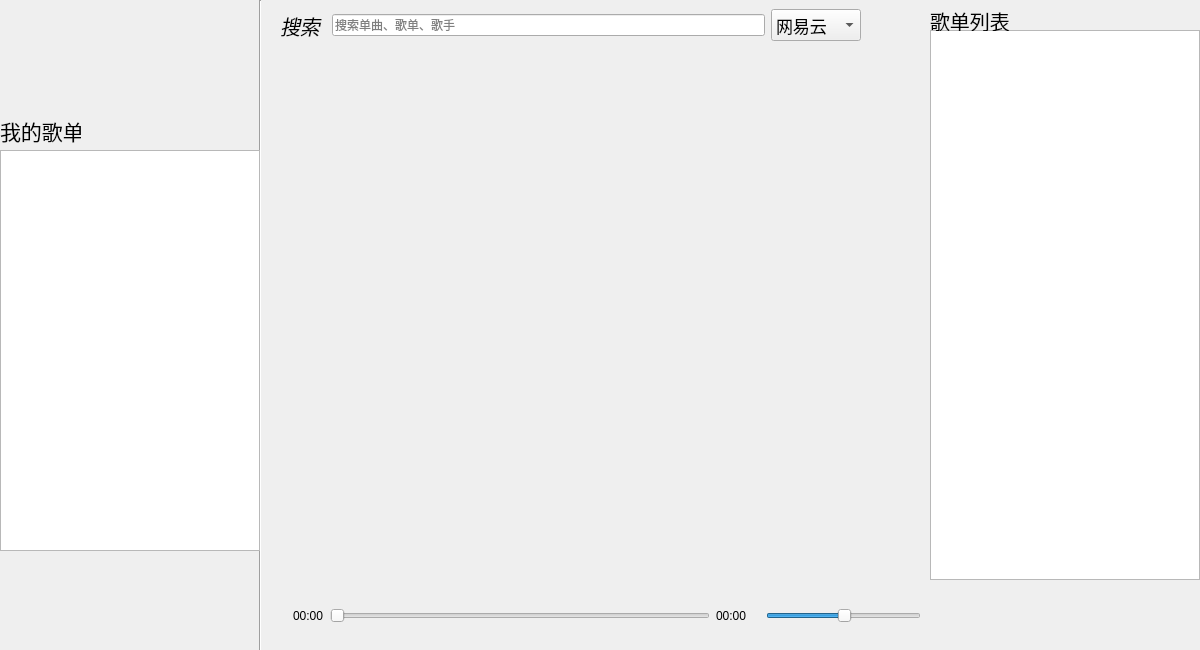
<?xml version="1.0" encoding="UTF-8"?>
<ui version="4.0">
 <class>kk_music</class>
 <widget class="QWidget" name="kk_music">
  <property name="geometry">
   <rect>
    <x>0</x>
    <y>0</y>
    <width>1200</width>
    <height>650</height>
   </rect>
  </property>
  <property name="minimumSize">
   <size>
    <width>1200</width>
    <height>650</height>
   </size>
  </property>
  <property name="maximumSize">
   <size>
    <width>1200</width>
    <height>650</height>
   </size>
  </property>
  <property name="windowTitle">
   <string>KK-Music</string>
  </property>
  <property name="windowIcon">
   <iconset>
    <normaloff>ico/kk-music.ico</normaloff>ico/kk-music.ico</iconset>
  </property>
  <property name="toolTip">
   <string/>
  </property>
  <widget class="Line" name="line">
   <property name="geometry">
    <rect>
     <x>250</x>
     <y>0</y>
     <width>20</width>
     <height>651</height>
    </rect>
   </property>
   <property name="orientation">
    <enum>Qt::Vertical</enum>
   </property>
  </widget>
  <widget class="QWidget" name="gridLayoutWidget">
   <property name="geometry">
    <rect>
     <x>280</x>
     <y>70</y>
     <width>641</width>
     <height>511</height>
    </rect>
   </property>
   <layout class="QGridLayout" name="grid">
    <item row="1" column="1">
     <widget class="QPushButton" name="title1">
      <property name="maximumSize">
       <size>
        <width>140</width>
        <height>60</height>
       </size>
      </property>
      <property name="toolTip">
       <string>单击</string>
      </property>
      <property name="styleSheet">
       <string notr="true">color: rgb(42, 201, 123);</string>
      </property>
      <property name="text">
       <string/>
      </property>
      <property name="flat">
       <bool>true</bool>
      </property>
     </widget>
    </item>
    <item row="3" column="1">
     <widget class="QPushButton" name="title5">
      <property name="maximumSize">
       <size>
        <width>140</width>
        <height>60</height>
       </size>
      </property>
      <property name="toolTip">
       <string>单击</string>
      </property>
      <property name="styleSheet">
       <string notr="true">color: rgb(42, 201, 123);</string>
      </property>
      <property name="text">
       <string/>
      </property>
      <property name="flat">
       <bool>true</bool>
      </property>
     </widget>
    </item>
    <item row="2" column="3">
     <widget class="QLabel" name="img7">
      <property name="maximumSize">
       <size>
        <width>140</width>
        <height>140</height>
       </size>
      </property>
      <property name="toolTip">
       <string>点击下方标题</string>
      </property>
      <property name="text">
       <string/>
      </property>
      <property name="scaledContents">
       <bool>true</bool>
      </property>
     </widget>
    </item>
    <item row="2" column="0">
     <widget class="QLabel" name="img4">
      <property name="maximumSize">
       <size>
        <width>140</width>
        <height>140</height>
       </size>
      </property>
      <property name="toolTip">
       <string>点击下方标题</string>
      </property>
      <property name="text">
       <string/>
      </property>
      <property name="scaledContents">
       <bool>true</bool>
      </property>
     </widget>
    </item>
    <item row="0" column="1">
     <widget class="QLabel" name="img1">
      <property name="maximumSize">
       <size>
        <width>140</width>
        <height>140</height>
       </size>
      </property>
      <property name="toolTip">
       <string>点击下方标题</string>
      </property>
      <property name="text">
       <string/>
      </property>
      <property name="scaledContents">
       <bool>true</bool>
      </property>
     </widget>
    </item>
    <item row="3" column="2">
     <widget class="QPushButton" name="title6">
      <property name="maximumSize">
       <size>
        <width>140</width>
        <height>60</height>
       </size>
      </property>
      <property name="toolTip">
       <string>单击</string>
      </property>
      <property name="styleSheet">
       <string notr="true">color: rgb(42, 201, 123);</string>
      </property>
      <property name="text">
       <string/>
      </property>
      <property name="flat">
       <bool>true</bool>
      </property>
     </widget>
    </item>
    <item row="0" column="2">
     <widget class="QLabel" name="img2">
      <property name="maximumSize">
       <size>
        <width>140</width>
        <height>140</height>
       </size>
      </property>
      <property name="toolTip">
       <string>点击下方标题</string>
      </property>
      <property name="text">
       <string/>
      </property>
      <property name="scaledContents">
       <bool>true</bool>
      </property>
     </widget>
    </item>
    <item row="0" column="0">
     <widget class="QLabel" name="img0">
      <property name="maximumSize">
       <size>
        <width>140</width>
        <height>140</height>
       </size>
      </property>
      <property name="toolTip">
       <string>点击下方标题</string>
      </property>
      <property name="text">
       <string/>
      </property>
      <property name="scaledContents">
       <bool>true</bool>
      </property>
     </widget>
    </item>
    <item row="1" column="0">
     <widget class="QPushButton" name="title0">
      <property name="maximumSize">
       <size>
        <width>140</width>
        <height>60</height>
       </size>
      </property>
      <property name="toolTip">
       <string>单击</string>
      </property>
      <property name="styleSheet">
       <string notr="true">color: rgb(42, 201, 123);</string>
      </property>
      <property name="text">
       <string/>
      </property>
      <property name="flat">
       <bool>true</bool>
      </property>
     </widget>
    </item>
    <item row="2" column="1">
     <widget class="QLabel" name="img5">
      <property name="maximumSize">
       <size>
        <width>140</width>
        <height>140</height>
       </size>
      </property>
      <property name="toolTip">
       <string>点击下方标题</string>
      </property>
      <property name="text">
       <string/>
      </property>
      <property name="scaledContents">
       <bool>true</bool>
      </property>
     </widget>
    </item>
    <item row="3" column="0">
     <widget class="QPushButton" name="title4">
      <property name="maximumSize">
       <size>
        <width>140</width>
        <height>60</height>
       </size>
      </property>
      <property name="toolTip">
       <string>单击</string>
      </property>
      <property name="styleSheet">
       <string notr="true">color: rgb(42, 201, 123);</string>
      </property>
      <property name="text">
       <string/>
      </property>
      <property name="flat">
       <bool>true</bool>
      </property>
     </widget>
    </item>
    <item row="0" column="3">
     <widget class="QLabel" name="img3">
      <property name="maximumSize">
       <size>
        <width>140</width>
        <height>140</height>
       </size>
      </property>
      <property name="toolTip">
       <string>点击下方标题</string>
      </property>
      <property name="text">
       <string/>
      </property>
      <property name="scaledContents">
       <bool>true</bool>
      </property>
     </widget>
    </item>
    <item row="1" column="2">
     <widget class="QPushButton" name="title2">
      <property name="maximumSize">
       <size>
        <width>140</width>
        <height>60</height>
       </size>
      </property>
      <property name="toolTip">
       <string>单击</string>
      </property>
      <property name="styleSheet">
       <string notr="true">color: rgb(42, 201, 123);</string>
      </property>
      <property name="text">
       <string/>
      </property>
      <property name="flat">
       <bool>true</bool>
      </property>
     </widget>
    </item>
    <item row="3" column="3">
     <widget class="QPushButton" name="title7">
      <property name="maximumSize">
       <size>
        <width>140</width>
        <height>60</height>
       </size>
      </property>
      <property name="toolTip">
       <string>单击</string>
      </property>
      <property name="styleSheet">
       <string notr="true">color: rgb(42, 201, 123);</string>
      </property>
      <property name="text">
       <string/>
      </property>
      <property name="flat">
       <bool>true</bool>
      </property>
     </widget>
    </item>
    <item row="1" column="3">
     <widget class="QPushButton" name="title3">
      <property name="maximumSize">
       <size>
        <width>140</width>
        <height>60</height>
       </size>
      </property>
      <property name="toolTip">
       <string>单击</string>
      </property>
      <property name="styleSheet">
       <string notr="true">color: rgb(42, 201, 123);</string>
      </property>
      <property name="text">
       <string/>
      </property>
      <property name="flat">
       <bool>true</bool>
      </property>
     </widget>
    </item>
    <item row="2" column="2">
     <widget class="QLabel" name="img6">
      <property name="maximumSize">
       <size>
        <width>140</width>
        <height>140</height>
       </size>
      </property>
      <property name="toolTip">
       <string>点击下方标题</string>
      </property>
      <property name="text">
       <string/>
      </property>
      <property name="scaledContents">
       <bool>true</bool>
      </property>
     </widget>
    </item>
   </layout>
  </widget>
  <widget class="QWidget" name="gridLayoutWidget_2">
   <property name="geometry">
    <rect>
     <x>280</x>
     <y>590</y>
     <width>641</width>
     <height>51</height>
    </rect>
   </property>
   <layout class="QHBoxLayout" name="horizontalLayout_3">
    <property name="sizeConstraint">
     <enum>QLayout::SetDefaultConstraint</enum>
    </property>
    <item>
     <widget class="QLabel" name="time_ico">
      <property name="text">
       <string/>
      </property>
      <property name="pixmap">
       <pixmap>ico/music.png</pixmap>
      </property>
     </widget>
    </item>
    <item>
     <widget class="QLabel" name="time_pre">
      <property name="text">
       <string>00:00</string>
      </property>
     </widget>
    </item>
    <item>
     <widget class="QSlider" name="time_line">
      <property name="minimumSize">
       <size>
        <width>380</width>
        <height>0</height>
       </size>
      </property>
      <property name="maximumSize">
       <size>
        <width>380</width>
        <height>16777215</height>
       </size>
      </property>
      <property name="pageStep">
       <number>0</number>
      </property>
      <property name="orientation">
       <enum>Qt::Horizontal</enum>
      </property>
     </widget>
    </item>
    <item>
     <widget class="QLabel" name="time_next">
      <property name="text">
       <string>00:00</string>
      </property>
     </widget>
    </item>
    <item>
     <widget class="QLabel" name="volume">
      <property name="text">
       <string/>
      </property>
      <property name="pixmap">
       <pixmap>ico/center_volume.png</pixmap>
      </property>
     </widget>
    </item>
    <item>
     <widget class="QSlider" name="volume_line">
      <property name="pageStep">
       <number>0</number>
      </property>
      <property name="value">
       <number>50</number>
      </property>
      <property name="orientation">
       <enum>Qt::Horizontal</enum>
      </property>
      <property name="tickPosition">
       <enum>QSlider::NoTicks</enum>
      </property>
      <property name="tickInterval">
       <number>0</number>
      </property>
     </widget>
    </item>
   </layout>
  </widget>
  <widget class="QPushButton" name="downloads">
   <property name="geometry">
    <rect>
     <x>1030</x>
     <y>590</y>
     <width>48</width>
     <height>48</height>
    </rect>
   </property>
   <property name="minimumSize">
    <size>
     <width>48</width>
     <height>48</height>
    </size>
   </property>
   <property name="maximumSize">
    <size>
     <width>48</width>
     <height>48</height>
    </size>
   </property>
   <property name="toolTip">
    <string>下载当前播放歌曲</string>
   </property>
   <property name="text">
    <string/>
   </property>
   <property name="icon">
    <iconset resource="music_window.qrc">
     <normaloff>:/ico/images/ico/downloads.png</normaloff>:/ico/images/ico/downloads.png</iconset>
   </property>
   <property name="iconSize">
    <size>
     <width>48</width>
     <height>48</height>
    </size>
   </property>
   <property name="flat">
    <bool>true</bool>
   </property>
  </widget>
  <widget class="QPushButton" name="localhost">
   <property name="geometry">
    <rect>
     <x>1090</x>
     <y>590</y>
     <width>48</width>
     <height>48</height>
    </rect>
   </property>
   <property name="minimumSize">
    <size>
     <width>48</width>
     <height>48</height>
    </size>
   </property>
   <property name="maximumSize">
    <size>
     <width>48</width>
     <height>48</height>
    </size>
   </property>
   <property name="toolTip">
    <string>导入本地音乐</string>
   </property>
   <property name="text">
    <string/>
   </property>
   <property name="icon">
    <iconset resource="music_window.qrc">
     <normaloff>:/ico/images/ico/open_folder.png</normaloff>:/ico/images/ico/open_folder.png</iconset>
   </property>
   <property name="iconSize">
    <size>
     <width>48</width>
     <height>48</height>
    </size>
   </property>
   <property name="flat">
    <bool>true</bool>
   </property>
  </widget>
  <widget class="QLabel" name="logo">
   <property name="geometry">
    <rect>
     <x>0</x>
     <y>10</y>
     <width>250</width>
     <height>100</height>
    </rect>
   </property>
   <property name="minimumSize">
    <size>
     <width>250</width>
     <height>100</height>
    </size>
   </property>
   <property name="maximumSize">
    <size>
     <width>250</width>
     <height>100</height>
    </size>
   </property>
   <property name="text">
    <string/>
   </property>
   <property name="pixmap">
    <pixmap>ico/logo.png</pixmap>
   </property>
  </widget>
  <widget class="QLabel" name="myplaylist">
   <property name="geometry">
    <rect>
     <x>0</x>
     <y>110</y>
     <width>81</width>
     <height>41</height>
    </rect>
   </property>
   <property name="font">
    <font>
     <family>楷体</family>
     <pointsize>16</pointsize>
    </font>
   </property>
   <property name="text">
    <string>我的歌单</string>
   </property>
  </widget>
  <widget class="QPushButton" name="new_playlist">
   <property name="geometry">
    <rect>
     <x>90</x>
     <y>120</y>
     <width>24</width>
     <height>24</height>
    </rect>
   </property>
   <property name="minimumSize">
    <size>
     <width>24</width>
     <height>24</height>
    </size>
   </property>
   <property name="maximumSize">
    <size>
     <width>24</width>
     <height>24</height>
    </size>
   </property>
   <property name="toolTip">
    <string>添加歌单</string>
   </property>
   <property name="text">
    <string/>
   </property>
   <property name="icon">
    <iconset>
     <normaloff>ico/add.png</normaloff>ico/add.png</iconset>
   </property>
   <property name="iconSize">
    <size>
     <width>24</width>
     <height>24</height>
    </size>
   </property>
   <property name="flat">
    <bool>true</bool>
   </property>
  </widget>
  <widget class="QPushButton" name="delete_playlist">
   <property name="geometry">
    <rect>
     <x>120</x>
     <y>120</y>
     <width>24</width>
     <height>24</height>
    </rect>
   </property>
   <property name="minimumSize">
    <size>
     <width>24</width>
     <height>24</height>
    </size>
   </property>
   <property name="maximumSize">
    <size>
     <width>24</width>
     <height>24</height>
    </size>
   </property>
   <property name="toolTip">
    <string>删除歌单</string>
   </property>
   <property name="text">
    <string/>
   </property>
   <property name="icon">
    <iconset>
     <normaloff>ico/delete.png</normaloff>ico/delete.png</iconset>
   </property>
   <property name="iconSize">
    <size>
     <width>24</width>
     <height>24</height>
    </size>
   </property>
   <property name="flat">
    <bool>true</bool>
   </property>
  </widget>
  <widget class="QPushButton" name="add_to_playlist">
   <property name="geometry">
    <rect>
     <x>970</x>
     <y>590</y>
     <width>48</width>
     <height>48</height>
    </rect>
   </property>
   <property name="minimumSize">
    <size>
     <width>48</width>
     <height>48</height>
    </size>
   </property>
   <property name="maximumSize">
    <size>
     <width>48</width>
     <height>48</height>
    </size>
   </property>
   <property name="toolTip">
    <string>将当前歌曲添加到歌单中</string>
   </property>
   <property name="text">
    <string/>
   </property>
   <property name="icon">
    <iconset resource="music_window.qrc">
     <normaloff>:/ico/images/ico/add_to_list.png</normaloff>:/ico/images/ico/add_to_list.png</iconset>
   </property>
   <property name="iconSize">
    <size>
     <width>48</width>
     <height>48</height>
    </size>
   </property>
   <property name="flat">
    <bool>true</bool>
   </property>
  </widget>
  <widget class="QWidget" name="layoutWidget">
   <property name="geometry">
    <rect>
     <x>280</x>
     <y>0</y>
     <width>581</width>
     <height>51</height>
    </rect>
   </property>
   <layout class="QHBoxLayout" name="horizontalLayout">
    <item>
     <widget class="QLabel" name="search">
      <property name="font">
       <font>
        <family>仿宋</family>
        <pointsize>15</pointsize>
        <italic>true</italic>
       </font>
      </property>
      <property name="toolTip">
       <string>在搜索框中搜索</string>
      </property>
      <property name="text">
       <string>搜索</string>
      </property>
     </widget>
    </item>
    <item>
     <widget class="QLineEdit" name="search_edit">
      <property name="baseSize">
       <size>
        <width>0</width>
        <height>0</height>
       </size>
      </property>
      <property name="inputMask">
       <string/>
      </property>
      <property name="text">
       <string/>
      </property>
      <property name="placeholderText">
       <string>搜索单曲、歌单、歌手</string>
      </property>
     </widget>
    </item>
    <item>
     <widget class="QComboBox" name="src_choose">
      <property name="font">
       <font>
        <family>黑体</family>
        <pointsize>13</pointsize>
       </font>
      </property>
      <property name="toolTip">
       <string>选择音乐源</string>
      </property>
      <item>
       <property name="text">
        <string>网易云</string>
       </property>
      </item>
      <item>
       <property name="text">
        <string>QQ音乐</string>
       </property>
      </item>
     </widget>
    </item>
   </layout>
  </widget>
  <widget class="QListWidget" name="listview">
   <property name="geometry">
    <rect>
     <x>930</x>
     <y>30</y>
     <width>270</width>
     <height>550</height>
    </rect>
   </property>
   <property name="minimumSize">
    <size>
     <width>270</width>
     <height>550</height>
    </size>
   </property>
   <property name="maximumSize">
    <size>
     <width>270</width>
     <height>550</height>
    </size>
   </property>
  </widget>
  <widget class="QLabel" name="listview_lable">
   <property name="geometry">
    <rect>
     <x>930</x>
     <y>10</y>
     <width>81</width>
     <height>21</height>
    </rect>
   </property>
   <property name="font">
    <font>
     <family>楷体</family>
     <pointsize>15</pointsize>
    </font>
   </property>
   <property name="text">
    <string>歌单列表</string>
   </property>
  </widget>
  <widget class="QListWidget" name="myplaylist_list">
   <property name="geometry">
    <rect>
     <x>0</x>
     <y>150</y>
     <width>260</width>
     <height>401</height>
    </rect>
   </property>
  </widget>
  <widget class="QLabel" name="disc_title">
   <property name="geometry">
    <rect>
     <x>4</x>
     <y>628</y>
     <width>251</width>
     <height>20</height>
    </rect>
   </property>
   <property name="minimumSize">
    <size>
     <width>251</width>
     <height>20</height>
    </size>
   </property>
   <property name="maximumSize">
    <size>
     <width>251</width>
     <height>20</height>
    </size>
   </property>
   <property name="text">
    <string/>
   </property>
  </widget>
  <widget class="QLabel" name="disc">
   <property name="enabled">
    <bool>true</bool>
   </property>
   <property name="geometry">
    <rect>
     <x>0</x>
     <y>560</y>
     <width>64</width>
     <height>64</height>
    </rect>
   </property>
   <property name="minimumSize">
    <size>
     <width>64</width>
     <height>64</height>
    </size>
   </property>
   <property name="maximumSize">
    <size>
     <width>64</width>
     <height>64</height>
    </size>
   </property>
   <property name="frameShape">
    <enum>QFrame::NoFrame</enum>
   </property>
   <property name="text">
    <string/>
   </property>
   <property name="pixmap">
    <pixmap>images/ico/disc.png</pixmap>
   </property>
  </widget>
  <widget class="QPushButton" name="music_pre">
   <property name="geometry">
    <rect>
     <x>80</x>
     <y>570</y>
     <width>48</width>
     <height>48</height>
    </rect>
   </property>
   <property name="minimumSize">
    <size>
     <width>48</width>
     <height>48</height>
    </size>
   </property>
   <property name="maximumSize">
    <size>
     <width>48</width>
     <height>48</height>
    </size>
   </property>
   <property name="toolTip">
    <string>上一首</string>
   </property>
   <property name="text">
    <string/>
   </property>
   <property name="icon">
    <iconset resource="music_window.qrc">
     <normaloff>:/ico/images/ico/on.png</normaloff>:/ico/images/ico/on.png</iconset>
   </property>
   <property name="iconSize">
    <size>
     <width>48</width>
     <height>48</height>
    </size>
   </property>
   <property name="flat">
    <bool>true</bool>
   </property>
  </widget>
  <widget class="QPushButton" name="music_start_stop">
   <property name="geometry">
    <rect>
     <x>140</x>
     <y>570</y>
     <width>48</width>
     <height>48</height>
    </rect>
   </property>
   <property name="minimumSize">
    <size>
     <width>48</width>
     <height>48</height>
    </size>
   </property>
   <property name="maximumSize">
    <size>
     <width>48</width>
     <height>48</height>
    </size>
   </property>
   <property name="toolTip">
    <string>播放/暂停</string>
   </property>
   <property name="text">
    <string/>
   </property>
   <property name="icon">
    <iconset resource="music_window.qrc">
     <normaloff>:/ico/images/ico/stop.png</normaloff>:/ico/images/ico/stop.png</iconset>
   </property>
   <property name="iconSize">
    <size>
     <width>48</width>
     <height>48</height>
    </size>
   </property>
   <property name="flat">
    <bool>true</bool>
   </property>
  </widget>
  <widget class="QPushButton" name="music_next">
   <property name="geometry">
    <rect>
     <x>200</x>
     <y>570</y>
     <width>48</width>
     <height>48</height>
    </rect>
   </property>
   <property name="minimumSize">
    <size>
     <width>48</width>
     <height>48</height>
    </size>
   </property>
   <property name="maximumSize">
    <size>
     <width>48</width>
     <height>48</height>
    </size>
   </property>
   <property name="toolTip">
    <string>下一首</string>
   </property>
   <property name="text">
    <string/>
   </property>
   <property name="icon">
    <iconset resource="music_window.qrc">
     <normaloff>:/ico/images/ico/start.png</normaloff>:/ico/images/ico/start.png</iconset>
   </property>
   <property name="iconSize">
    <size>
     <width>48</width>
     <height>48</height>
    </size>
   </property>
   <property name="flat">
    <bool>true</bool>
   </property>
  </widget>
  <widget class="QLabel" name="message_label">
   <property name="geometry">
    <rect>
     <x>1020</x>
     <y>9</y>
     <width>171</width>
     <height>21</height>
    </rect>
   </property>
   <property name="font">
    <font>
     <family>黑体</family>
     <pointsize>16</pointsize>
     <weight>50</weight>
     <italic>true</italic>
     <bold>false</bold>
     <underline>true</underline>
    </font>
   </property>
   <property name="styleSheet">
    <string notr="true">color:rgb(255, 0, 0)</string>
   </property>
   <property name="text">
    <string/>
   </property>
  </widget>
  <widget class="QPushButton" name="song_modle">
   <property name="geometry">
    <rect>
     <x>930</x>
     <y>600</y>
     <width>30</width>
     <height>30</height>
    </rect>
   </property>
   <property name="minimumSize">
    <size>
     <width>30</width>
     <height>30</height>
    </size>
   </property>
   <property name="maximumSize">
    <size>
     <width>30</width>
     <height>30</height>
    </size>
   </property>
   <property name="toolTip">
    <string>列表循环</string>
   </property>
   <property name="text">
    <string/>
   </property>
   <property name="icon">
    <iconset resource="music_window.qrc">
     <normaloff>:/ico/images/ico/cycle.png</normaloff>:/ico/images/ico/cycle.png</iconset>
   </property>
   <property name="iconSize">
    <size>
     <width>30</width>
     <height>30</height>
    </size>
   </property>
   <property name="flat">
    <bool>true</bool>
   </property>
  </widget>
 </widget>
 <resources>
  <include location="music_window.qrc"/>
 </resources>
 <connections/>
</ui>
